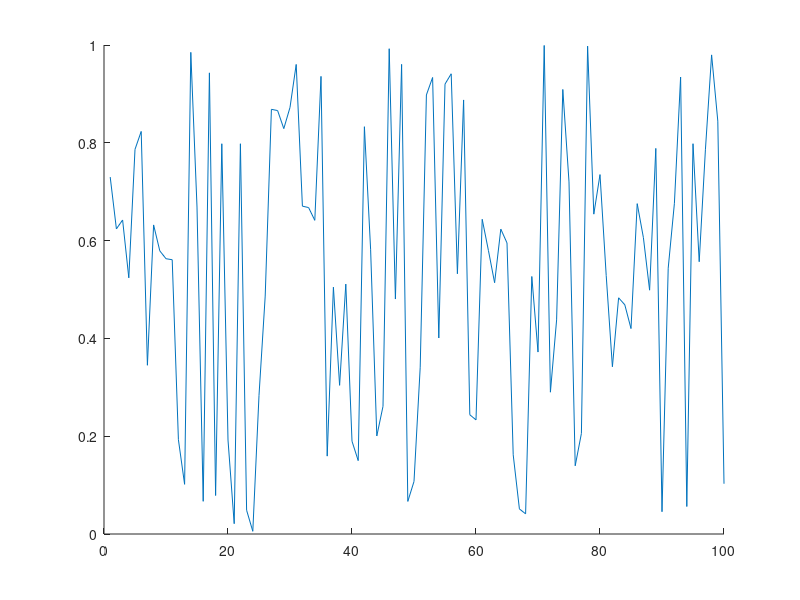

The MATLAB script that drew this image: (Note: this script raises an error after producing the figure.)
clc
close all
clear

if isfolder('pics') == 0
    mkdir('pics')
end

x = 1:100;
y = rand(100,1);
idxmin = find(y == max(y));
idxmax = find(y == min(y));
txt = ['\leftarrow y = ',int2str(max(y))];
hold on
plot(x,y)
plot(x,y,'o','MarkerIndices',[idxmin idxmax],'MarkerFaceColor','red','MarkerSize',5)
t = text(idxmax,y(idxmax),txt);
t.Color = [153/255 153/255 255/255];
hold off
legend('random plot [0:1]');
print -dpng ./pics/test.png
close
%% testing plot function
clc

x = [0:0.01:2*pi];
y = sin(x);
yCmp = cos(x);
string = 'My test plot';
p_title = 'test_print';
t="";

% test = myplot(x,y,string,p_title);
test2 = superplot(x,y,'plotName',"My super plot",'figureName',"super_plot");
test3 = superplot(x,y,'cmpYLegend',"cos(x)",'figureName',"cosxVsSinx",'cmpY',yCmp,'yLegend',"sin(x)",'yName',"Amplitude",'xName',"Samples NOT normalized to 2\pi", ...
    'plotName',"Plotting cos(x) against sin(x)");
close(test2);
close(test3);
test4 = superplot(x,y);

testV = ones(1,1);
testV(2) = 5;

%% testing MER loop
% clear
clc
close all
clear

idx = 1;
for i = 0:200
    if ( rem((i-1)/4,1)==0 )
        validLen(idx) = i;
        idx = idx+1;
    end
end

% Constants are double-precision by default; N=85 found nothing
vec = [121 125];

% for im
    
% for i = vec(1):0.01:vec(1)
%     fprintf("i is %d coefficients\n",i);
% end
    
% for i = 0:2:10
%     fprintf("i SHOULD be EVEN and is %d\n",i);
% end

%coefficients have to be even and divisible by span w/no remainder LOOK
%INTO THIS
%beta MUST be greater than 0
[MER_out, betaTX_out, betaRCV_out, coeff_out] = MER_opt('Nsps',4,'numCoeffs',vec,'betaTX',[0.1 0.01 0.2],'betaRCV',[0.1 0.01 0.2],'MER',50);
% [MER_out, betaTX_out, betaRCV_out, coeff_out] = MER_opt('Nsps',4,'numCoeffs',[25 77],'betaTX',[.01 0.01 .16],'betaRCV',[0.12 0.01 0.34],'MER',40);

% last = find(~MER_out,1);
fileID = fopen('GSM_parameters.txt','w');
cBeta = char(hex2dec('03b2'));
fprintf(fileID,'%10s %10s %10s %10s\r\n','MER', 'betaTX', 'betaRCV', 'length');
% A = [MER_out(1:last-1); betaTX_out(1:last-1); betaRCV_out(1:last-1); coeff_out(1:last-1)];
A = [MER_out; betaTX_out; betaRCV_out; coeff_out];
fprintf(fileID,'%10.6f %10.6f %10.6f %8.0f\r\n',A);
fclose(fileID);

DONE = ones(10,1);
finish = sum(DONE(1:5));

%% MER calc
% clc
% clear all
% close all
% den = [-0.001473028462308   0.005666223150735  -0.019416661964618  -0.041188246018261   0.083990599017613  -0.169565530125065   0.900837427479342 ...
%     0.311842632473442  -0.140969388867244   0.099871376920441  -0.088049305611010   0.023834632003521  -0.009447343197004   0.002953619390284]
% 
% pk = 0.99924965776672958;
% 
% 10*log10(pk^2/sum(den.^2));

%% Measuring OOB requirements
clear 
close all
clc
cBeta = char(hex2dec('03b2'));

format long
% window designer from 0 to pi
% load('KaisWin.mat');
% load('windowKais101.mat');

% fileID = fopen('GSM_parameters_89-121_B1-0.001-2.txt'); %89-121.txt
% fileID = fopen('GSM_parameters_73-81.txt'); %73-81.txt
% fileID = fopen('GSM_parameters_85-105_B1-0.0001-2.txt'); %85-105_B1-0.0001-2.txt
% fileID = fopen('GSM_parameters_97-121_B1-0.001-2.txt'); 
fileID = fopen('GSM_parameters.txt'); 
formatSpec = '%s';
N = 4;
C_text = textscan(fileID,formatSpec,N);
C_data0 = textscan(fileID,'%f %f %f %f');
fclose(fileID);


fileID = fopen('MOAP.txt','A');
cBeta = char(hex2dec('03b2'));
% ********************** Comment this out after first run ***********
% fprintf(fileID,'%10s %10s %10s %10s %10s %10s %10s %10s %10s %10s \r\n','MER', 'betaTX', 'betaRCV', 'length', 'idx TX & RCV', 'OB1', 'OB2', 'OB3','b Kaiser','weight');

vTX_B=C_data0{1,2}.'; vRCV_B=C_data0{1,3}.'; vLen=C_data0{1,4}.';
% idx_101=find(vLen==101); idx_105=find(vLen==105); idx_109=find(vLen==109); idx_113=find(vLen==113);  idx_117=find(vLen==117);%89-121.txt
% idx_73=find(vLen==73); idx_81=find(vLen==93); idx_97=find(vLen==97); idx_101=find(vLen==101); idx_109=find(vLen==109);  %73-81.txt
% idx_85=find(vLen==85); idx_89=find(vLen==89); idx_93=find(vLen==93); idx_97=find(vLen==97); idx_101=find(vLen==101); idx_105=find(vLen==105); idx_109=find(vLen==109);  %85-105_B1-0.0001-2.txt
idx_121=find(vLen==121); idx_125=find(vLen==125);  %

% #TX&RCV length; RCV rolloff here
% beta = 0.146600;  %trial 1
% N = 65;
% beta = 0.116400;    %trial 2
% N = 73;
% beta = 0.144400;   %trial 3
% N = 121;
% beta_Rcv = 0.188000;     %trial 18 i stop counting bruh
% N = 101;
% beta_Rcv = vRCV_B;     %trial 18 i stop counting bruh
% N = 93;


% digital angular frequency, w (rads/sample)
% w = [0:0.001:1000]/1000*pi; %0-0.5
w = [0:0.001:200]/100*pi; %one whole cycle

N = 121;
Nsps = 4;
span = (N-1)/4;
% for bk = 1.5:0.01:2
% for bk = 0.3:0.1:0.3
% for bk = 0:0.1:10
for bk = 0.0:0.1:0.0
% for bk = 1:1
% for bk = 2:0.1:2
%     for idx_TXnRCV = idx_101(639):(idx_101(639))
%     for idx_TXnRCV = idx_105(47):(idx_105(47))  %take matlab indx & open idx_N variable
%     for idx_TXnRCV = idx_101(1063):(idx_101(1063))
%     for idx_TXnRCV = idx_121(2053):(idx_121(2053))
%     for idx_TXnRCV = idx_93(4):(idx_93(5))
    for idx_TXnRCV = idx_121(10):idx_121(10)
%     for idx_TXnRCV = 505:513
        b_nom = vTX_B(idx_TXnRCV);
        beta_Rcv = vRCV_B(idx_TXnRCV);
        GSM = rcosdesign(beta_Rcv,span,Nsps);
        wn = kaiser(length(GSM), bk);
%         wn = WinKaiser;
%         h_TX = GSM.*wn.';
        h_TX = rcosdesign(b_nom,span,Nsps).*wn.';
        h_GSM = GSM;

        % SRRC is a square root nyquist filter; firpm also
        % creates a sqrt nyquist filter
        M=N-1; Nsps=4; span=M/Nsps;
        fc=1/2/Nsps; fp=(1-b_nom)*fc; fs=(1+b_nom)*fc;
        fb = [0 fp fc fc fs .5]*2;
        a = [1 1 1/sqrt(2) 1/sqrt(2) 0 0];
        % wght vector needs to 2.4535 for passband
        wght = [2.4535 1 10];   %10 for N=97; 20 for N=91-89; 40 for N>90
        h_pps = firpm(M,fb,a,wght);

        % window
        h_pps = h_pps.*wn.';
    %     h_pps = h_pps;
        sam_r8 = 6.25;

        % estimate order of SR Nyquist filter | ford=fb(2:end-1);aord=[1 1/sqrt(2) 0];sb=10^(-58/20);dev=[sb 0.02 sb];M_est=firpmord(ford,aord,dev);
        H_srrc = freqz(h_TX,1,w); H_pps = freqz(h_pps,1,w);
        
        mag_H = (abs(H_pps));
        % units of cycles/sample
        bnd_BB=(1+.12)/Nsps/2; 
        bnd_OB1=bnd_BB+(.22/sam_r8); 
        bnd_OB2=bnd_OB1+(1.53/sam_r8); 
        bnd_OB3=bnd_OB2+(1.75/sam_r8);
        ind_BB = find( w/2/pi <= bnd_BB);
        ind_OB1 = find(w/2/pi>=bnd_BB & w/2/pi<=bnd_OB1);
        ind_OB2 = find(w/2/pi>=bnd_OB1 & w/2/pi<=bnd_OB2);
        ind_OB3 = find(w/2/pi>=bnd_OB2 & w/2/pi<=bnd_OB3);

        conv2Lin = @(x) 10.^(x/20);
        conv2dB =  @(x) 10.*log10(x);
 
        % Power is the ratio of 2 power quantities and can be referred to
        % as gain in dB. Comparing power requires the integral, the
        % integral can also be thought as the sum of the area as well;
        % sum(magnitude in linear units^2) is integrating each power of each frequency
        
        pwr_BB=2*sum( mag_H(ind_BB(1):ind_BB(end)).^2 );
        pwr_OB1=sum(mag_H(ind_OB1(1):ind_OB1(end)).^2);
        pwr_OB2=sum(mag_H(ind_OB2(1):ind_OB2(end)).^2);
        pwr_OB3=sum(mag_H(ind_OB3(1):ind_OB3(end)).^2);

        % calculate power ratio to signal to OB channels\
        dB_OB1 = conv2dB(pwr_BB/pwr_OB1);
        dB_OB2 = conv2dB(pwr_BB/pwr_OB2);
        dB_OB3 = conv2dB(pwr_BB/pwr_OB3);

        % can cascade firpm sqrt w/srrc, center coeff
        % isn't one BUT even symmetric
        cascade = conv(h_pps,GSM);
        cascade_SRRC = conv(GSM,GSM);

        num = cascade(N);
        den = zeros(floor(length(cascade)/Nsps),1);
        idx = 1;
        cnt = 0;
        for i = 1:length(cascade)
            if cnt == 0 && i ~= N
                den(idx) = cascade(i);
                cnt = cnt + 1;
                idx = idx + 1;
            elseif cnt >= Nsps-1
                cnt = 0;
            else
                cnt = cnt + 1;
            end
        end
        MER_theo = 10*log10( num^2/sum(den.^2) );
%         future considerations append to txtfile
        if dB_OB1 > 58 && dB_OB2 > 60 && dB_OB3 > 63 && MER_theo >= 40
            fprintf("\n*************MET SPEC*************************\n");
            fprintf("TX's %s: %1.4f | RCV's %s: %1.4f | idx TX & RCV: %d\n",cBeta,b_nom,cBeta,beta_Rcv,idx_TXnRCV);
            fprintf("OB1: %2.6f | OB2: %2.6f | OB3: %2.6f | MER: %2.6f | Bk: %2.4f | Beta nominal: %2.4f | \n",dB_OB1,dB_OB2,dB_OB3,MER_theo,bk, b_nom);
            fprintf("baseband bnd frequency: %2.4f | OB1 bnd frequency: %2.4f | OB2 bnd frequency: %2.4f | OB3 bnd frequency: %2.4f |\n", bnd_BB, bnd_OB1, bnd_OB2, bnd_OB3);
            fprintf("weight: ");disp(wght);
            %fprintf('MER', 'betaTX', 'betaRCV', 'length', 'idx TX & RCV', 'OB1', 'OB2', 'OB3','beta Kaiser','weight');
            A=[MER_theo, b_nom, beta_Rcv, N, idx_TXnRCV, dB_OB1, dB_OB2, dB_OB3, bk, wght(3)];
            fprintf(fileID,'%10.6f %10.6f %10.6f %10d %10d %10.6f %10.6f %10.6f %10.6f %10d \r\n',A);
        end
    end
end
fclose(fileID);

TX_MR = superplot(w/2/pi,20*log10(abs(H_pps)),'plotName',"Magnitude Response of PPS",'figureName',"PracticalPSResp",'yName',"Magnitude (dB)",...
    'xName',"f0, frequency (cycles/sample)",'yLegend',"SQRT FIRPM",'cmpY',20*log10(abs(H_srrc)),'cmpYLegend',"SRRC",...
    'plotAxis',[0 w(end)/2/pi -200 10]);

hold on
% OOB requirement 1
plot([bnd_BB bnd_BB],[-200 -58],'--k');
plot([bnd_BB bnd_OB1],[-58 -58],'--k');
plot([bnd_OB1 bnd_OB1],[-200 -58],'--k');
% OOB requirement 2
plot([bnd_OB1 bnd_OB1],[-200 -60],':R');
plot([bnd_OB1 bnd_OB2],[-60 -60],':R');
plot([bnd_OB2 bnd_OB2],[-200 -60],':R');
% OOB requirement 3
plot([bnd_OB2 bnd_OB2],[-200 -63],'g');
plot([bnd_OB2 bnd_OB3],[-63 -63],'g');
plot([bnd_OB3 bnd_OB3],[-200 -63],'g');
legend('Sqrt firpm','SRRC','OB1','OB1','OB1','OB2','OB2','OB2','OB3','OB3','OB3');
hold off
location = strcat('./pics/','PracticalPSResp','.png');
print(TX_MR, '-dpng', location);
% close(TX_MR);

% scale desired coefficients
maxi = sum(abs(h_pps));
scaling = (1-2^-17)/maxi;

h_pps_1s17= round(h_pps*scaling*2^17);
if sum(abs(h_pps_1s17/2^17) > 1-2^-17)
    fprintf("Error need to scaled down h_pps more\n");
    return
end

h_pps_coeffs = unique(h_pps_1s17,'stable');


%% Test cascade
clear 
% close all
clc

coeff = 65;
Nsps = 4;
beta_Rcv = 0.146600;

span = (coeff-1)/Nsps;
rcv = rcosdesign(beta_Rcv, span, Nsps);

% SR Nyquist filter
bb = 2.0; spans = 25;
M = coeff-1;
fc = 1/(2*Nsps);fp=(1-.12)*fc; fs=(1+.12)*fc;
fb = [0 fp fc fc fs .5]*2;
a = [1 1 1/sqrt(2) 1/sqrt(2) 0 0];
wght = [2.4535 1 1];
h_pps=firpm(M,fb,a,wght);
w = [0:0.001:1000]/1000*pi;
wnNorm=kaiser(coeff,2.0);
wnGr=kaiser(coeff,3);
wnLT=kaiser(coeff,1);

H_pps = freqz(h_pps,1,w);
H_ppsGrBk=freqz( conv(h_pps,wnGr),1,w );
H_ppsNormBk=freqz( conv(h_pps,wnNorm),1,w );
H_ppsLTBk=freqz( conv(h_pps,wnLT),1,w );

figName="PPS_with_65coeffs";
pps_plot = superplot(w/2/pi,20*log10(abs(H_pps)),'cmpY',20*log10(H_ppsNormBk),'figureName',figName,...
    'plotAxis',[0 0.5 -100 40]);
hold on
plot(w/2/pi,20*log10(abs(H_ppsGrBk)),"-.g");
plot(w/2/pi,20*log10(abs(H_ppsLTBk)),"--m");
legend('beta=0','beta=2.0','beta=3','beta=1');
hold off
location = strcat('./pics/',figName,'.png');
print(pps_plot, '-dpng', location);

% Too much theory to figure out MER for LPF

%% Test PPS_opt
% clc
% clear 
% close all
% 
% % Constants are double-precision by default
% vec = [65 129];
% 
% [MER_out, betaTX_out, betaRCV_out, coeff_out, betaKais_out] = PPS_opt('Nsps',4,...
%     'numCoeffs',vec,'betaTX',[0 0.001 0.2],'betaRCV',[0.12 0.01 0.12],'MER',40,'betaKais',[0 0.01 10]);

%% File IO
clear all
close all
clc

fileID = fopen('GSM_parameters_SRRC.txt');
formatSpec = '%s';
N = 4;
C_text = textscan(fileID,formatSpec,N);
C_data0 = textscan(fileID,'%f %f %f %f');
fclose(fileID);

%% Designing polyphase filter
clear;close all;clc; load('validLen.mat');

beta_Rcv=0.12; N=21; Nsps=4; span=(N-1)/4;

% rcv = rcosdesign(beta,span, Nsps);
load('rcv.mat');
worse_case_output = sum(abs(rcv));
scaling = (1-2^-17)/worse_case_output;
rcv_1s17=round( rcv*scaling*2^17 );tx=rcv;

sym_mults=round(length(rcv)/2);
poly_mults=sym_mults/Nsps;

%% Testing roll off cascaded
clc; clear; close all;

N=41; Nsps=4; span=(N-1)/4;

rcv = rcosdesign(0.1,span, Nsps); tx = rcosdesign(0.08,span, Nsps);
cascade=conv(rcv,tx);

figure(1);
hold on
title('Different beta');
stem(1:N,rcv);
stem(1:N,tx)
stem(1:2*N-1,cascade);
legend('RCV','TX','Cascade'); grid;
hold off

figure(2);
hold on
title('Same beta');
stem(1:N,rcv);
stem(1:2*N-1,conv(rcv,rcv));
legend('RCV','Cascade'); grid;
hold off

% SRRC is a square root nyquist filter; firpm also
% creates a sqrt nyquist filter
M=N-1; Nsps=4; span=M/Nsps; b_nom=0.1;
fc=1/2/Nsps; fp=(1-b_nom)*fc; fs=(1+b_nom)*fc;
fb = [0 fp fc fc fs .5]*2;
a = [1 1 1/sqrt(2) 1/sqrt(2) 0 0];
% wght vector needs to 2.4535 for passband
wght = [2.4535 1 1];
tx_pm = firpm(M,fb,a,wght);
cascade_pm = conv(tx_pm,rcv);
cascade_rcv = conv(rcv,rcv);

figure(3);
subplot(2,1,1);
hold on
stem(1:N,tx_pm);
stem(1:2*N-1,cascade_pm);
title('firpm');
hold off
subplot(2,1,2);
hold on
stem(1:N,rcv);
stem(1:2*N-1,cascade_rcv);
title('traditional RC');
hold off
% legend('RCV','TX','Cascade'); grid;

figure(4)
stem(1:31,rcosdesign(0.25,(31-1)/4,4));

%% Polyphase Time-SHaring Decimator design
clear
clc
format longG
srrc = round(rcosdesign(0.2,(101-1)/4,4).'*2^17);

N=93;
a_sym_mults = round(N/2);
a_poly_mults = round(a_sym_mults/4);
a_time_share_mults = round(a_poly_mults/4); % use 4x faster clk to do operation

out_ds = zeros(N,N); out_ds(1,1)=1;

% let row=sample & col=y_ds
for row=1:N
    for col=1:N
%         fprintf("row: %d | col: %d | val: %d\n",row,col,row*col);
%         out_ds(row,col)=row*col;
        if row==col&&col==1
%             fprintf("row: %d | col: %d | val: %d\n",row,col,1);
            out_ds(row,col)=row*col;
        elseif col==1&&row~=1
%             fprintf("row: %d | col: %d | val: %d\n",row,col,out_ds(row-1,col)+1);
            out_ds(row,col)=out_ds(row-1,col)+1;
        else
%             fprintf("row: %d | col: %d | val: %d\n",row,col,out_ds(row,col-1)-1);
                if out_ds(row,col-1)-1>0
                    out_ds(row,col)=out_ds(row,col-1)-1;
                else
                    out_ds(row,col)=0;
                end
        end
    end
end

for row=1:N
    for col=1:N
        if out_ds(row,col)==0 || out_ds(row,col)>round(N/2)
            N=N;
        elseif out_ds(row,col)==1
            fprintf("y%dh%d\n",col,out_ds(row,col));
        else
            fprintf("y%dh%d ",col,out_ds(row,col));
        end
    end
end

%% Test append
fileID = fopen('append.txt','A');
cBeta = char(hex2dec('03b2'));
fprintf(fileID,'%10s %10s %10s %10s\r\n','MER', 'betaTX', 'betaRCV', 'length');
% A = [MER_out(1:last-1); betaTX_out(1:last-1); betaRCV_out(1:last-1); coeff_out(1:last-1)];
MER_out=[1 2 3 4]; betaTX_out=1:4; betaRCV_out=1:4; coeff_out=1:4;
A = [MER_out; betaTX_out; betaRCV_out; coeff_out];
for i=1:4
    fprintf(fileID,'%10.6f %10.6f %10.6f %8.0f\r\n',A(i,i));
end
fclose(fileID);
